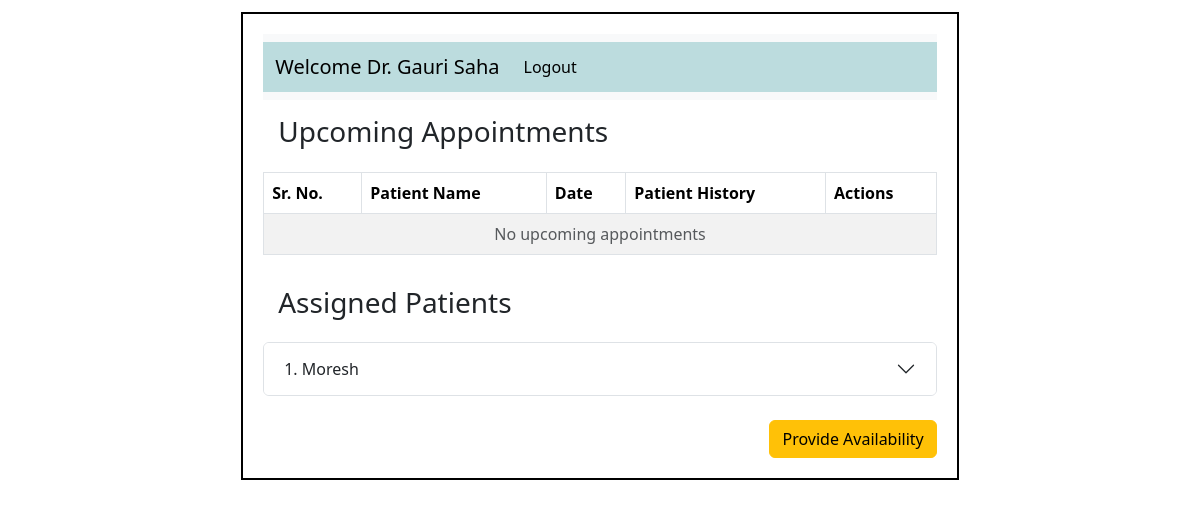
Before: /doctor/2 with the older database file.
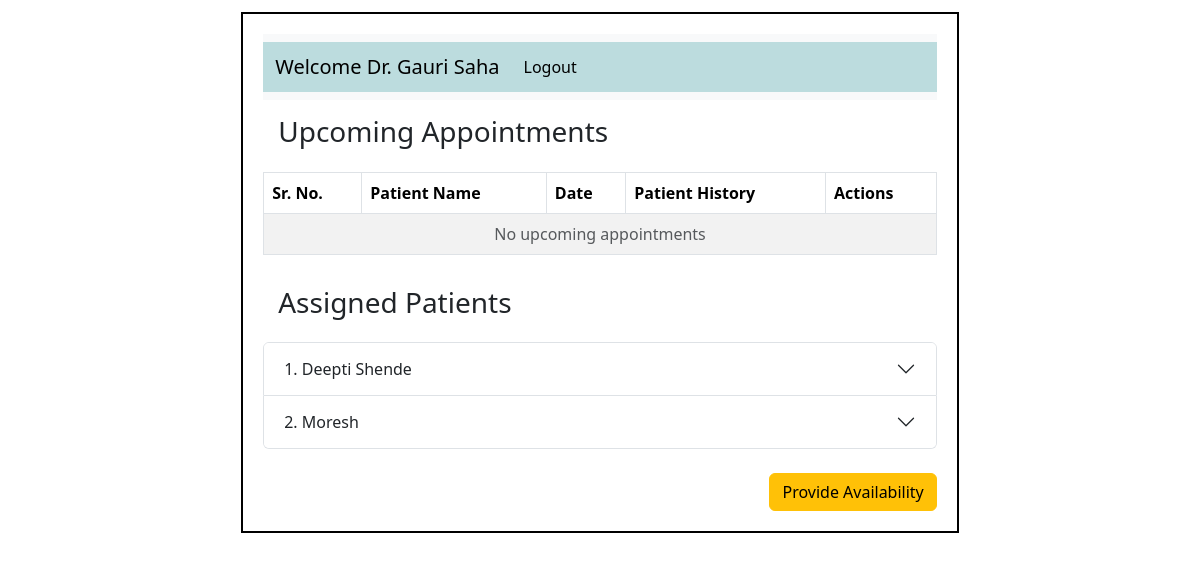
After: the same page with the newer database file.
### application/models.py (models this page shows)
class Patient(db.Model):
    __tablename__ = "Patient"
    patient_id = db.Column(db.Integer, primary_key=True)
    name = db.Column(db.String(), nullable=False)
    phone = db.Column(db.String())
    age = db.Column(db.Integer)
    gender = db.Column(db.String())
    email = db.Column(db.String(), unique=True)
    username = db.Column(db.String(), unique=True, nullable=False)
    password = db.Column(db.String(), nullable=False)
    address = db.Column(db.String())
    patient_type = db.Column(db.String(), default='OPD')  # OPD/IPD
    status = db.Column(db.String(), default='Active')
    consultant = db.Column(db.Integer, db.ForeignKey('Doctor.doctor_id'))  #foreignkey
    appointments = db.relationship('Appointment', backref='patient', lazy=True)  # relationship
    treatment = db.relationship('Treatment', backref='patient', lazy=True) #realtionship

### application/controllers.py (the view)
@app.route('/doctor/<int:dr_id>' , methods=['GET'])
def doctor(dr_id):
    this_doctor =Doctor.query.filter_by(doctor_id=dr_id).first()
    appoint = Appointment.query.filter_by(doctor_id=dr_id).order_by(Appointment.date.asc(), Appointment.time.asc()).all()
    assigned_patients = Patient.query.filter_by(consultant=dr_id).all()
    return render_template('dr_dash.html', this_doctor=this_doctor, appoint=appoint, assigned_patients=assigned_patients)

### templates/dr_dash.html (shortened to what this page needs)
<!DOCTYPE html>
<html lang="en">
    <head>
        <link rel="stylesheet" href="/static/style.css">
        <link href="https://cdn.jsdelivr.net/npm/bootstrap@5.3.8/dist/css/bootstrap.min.css" rel="stylesheet"
>
    </head>
    <body>
        <div id="main">
            <div id="canvas">
                <nav class="navbar navbar-expand-lg bg-body-tertiary">
                    <div id="nav" class="container-fluid">
                        <a class="navbar-brand" href="/doctor/{{this_doctor.doctor_id}}">Welcome Dr. {{this_doctor.name}}</a>
                        <div class="collapse navbar-collapse" id="navbarSupportedContent">
                            <ul class="navbar-nav me-auto mb-2 mb-lg-0">
                                <li class="nav-item">
                                    <a class="nav-link active" aria-current="page" href="/logout">Logout</a>
                                </li>
                            </ul>
                        </div>
                    </div>
                </nav>
                <div id="content">
                    <h3 class="headings"> Upcoming Appointments</h3>
                    <div id="table">
                        <table class="table border table-bordered table-striped">
                            <thead>
                                <tr>
                                    <th scope="col">Sr. No.</th>
                                    <th scope="col">Patient Name</th>
                                    <th scope="col">Date</th>
                                    <th scope="col">Patient History</th>
                                    <th scope="col">Actions</th>
                                </tr>
                            </thead>
                            <tbody>
                                {% set ns = namespace(found=false, count=0) %}
                                {% if not ns.found %}
                                    <tr>
                                        <td colspan="6" class="text-center text-muted">
                                            No upcoming appointments
                                        </td>
                                    </tr>
                                {% endif %}
                            </tbody>
                        </table>
                    </div>
                    <h3 class="headings"> Assigned Patients</h3>
                            <div class="accordion" id="patientAccordion">
                                {% for patient in assigned_patients if patient.status == "Active" %}
                                <div class="accordion-item">
                                    <h2 class="accordion-header" id="heading{{patient.patient_id}}">
                                        <button class="accordion-button collapsed" type="button"
                                            data-bs-toggle="collapse"
                                            data-bs-target="#collapse{{patient.patient_id}}">
                                            {{ loop.index }}.  {{ patient.name }}
                                        </button>
                                    </h2>
                                </div>
                                {% endfor %}
                            </div> <br>
                        <div class="text-end">
                            <a href="/doctor/{{this_doctor.doctor_id}}/availability" class="btn btn-warning"> Provide Availability</a>
                        </div>
                </div>
            </div>
        </div>
    </body>
</html>

Changed rows visible on the page:
now on this page (row edited): Patient: name "Deepti Shende"
